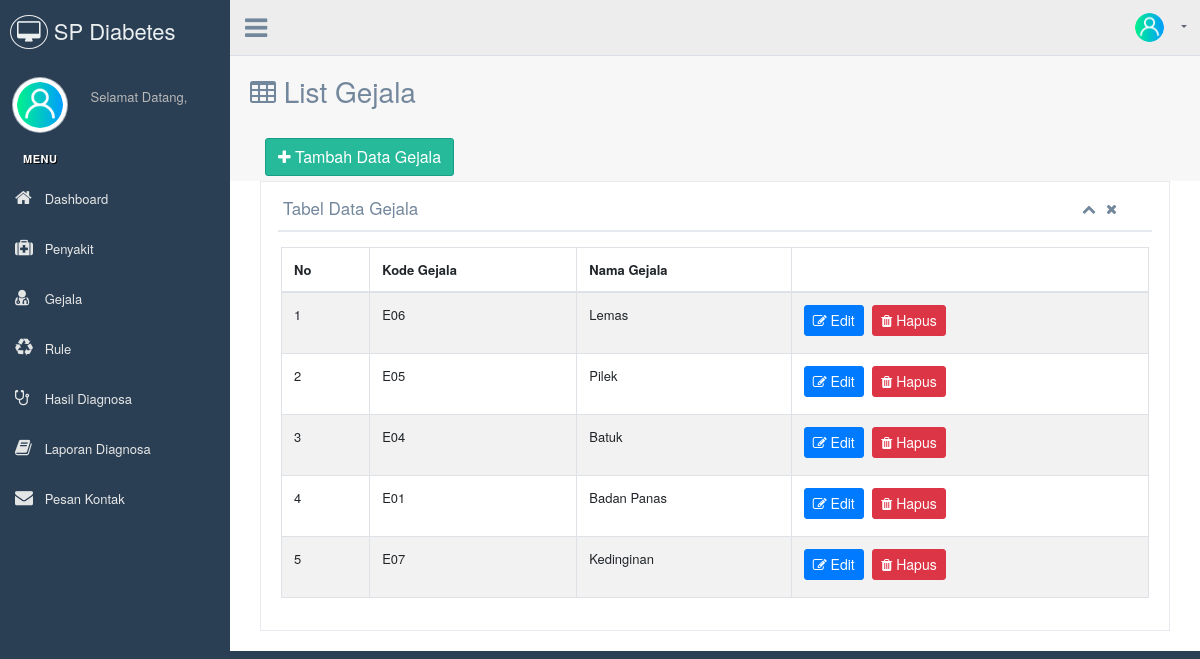
Page /index.php/admin/gejala on the earlier database version.
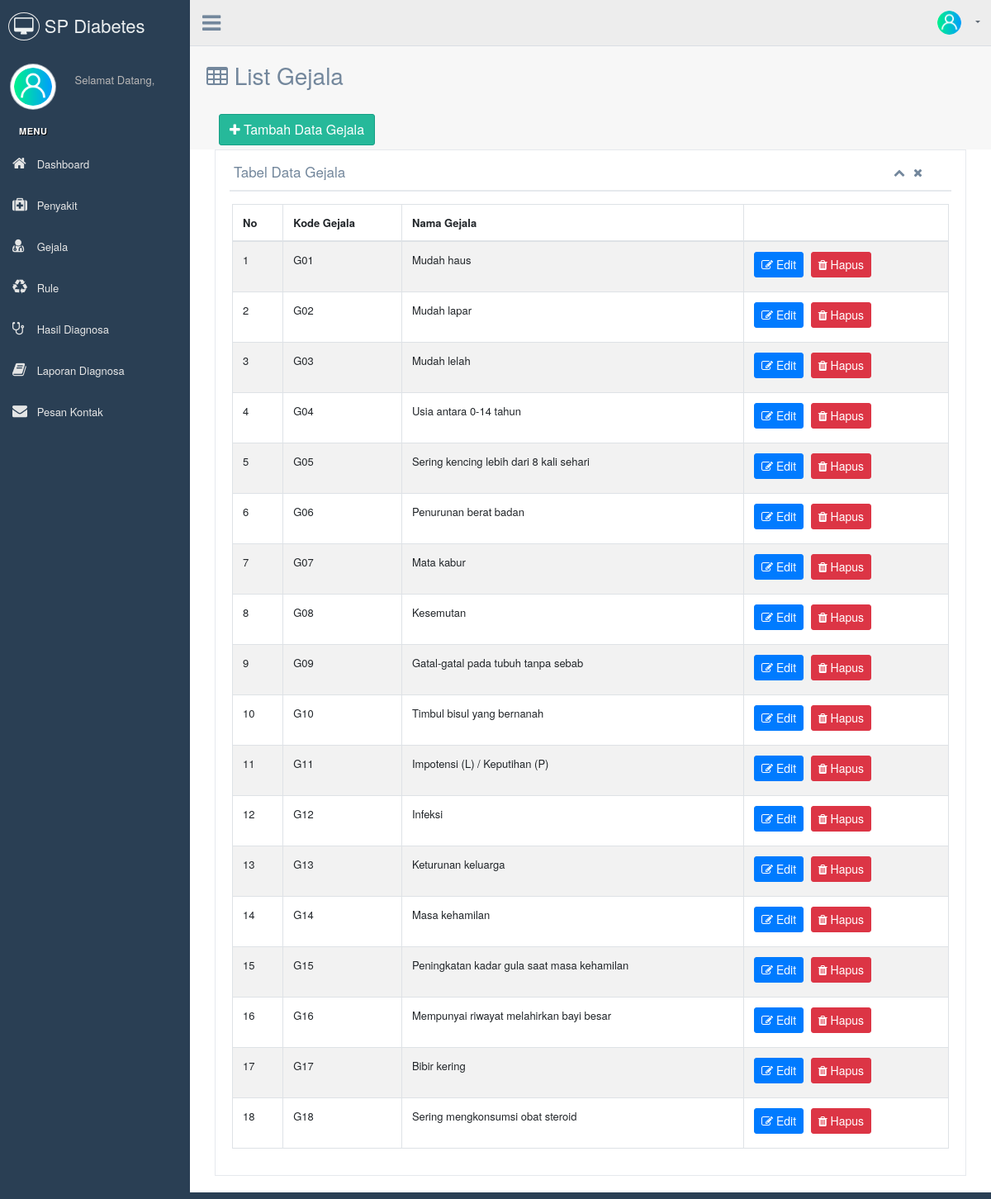
Same page on the later database version.
### tables this page shows
CREATE TABLE `gejala` (
  `kd_gejala` varchar(64) NOT NULL,
  `nm_gejala` varchar(64) NOT NULL
);

### application/controllers/admin.php (called while the page is built, shortened)
<?php
class admin extends CI_Controller
{
    public function __construct()
    {
        $this->load->library('form_validation');
        $this->load->model('m_admin');
    }
    public function gejala()
    {
        $var['title'] = 'Admin | Gejala';
        $var['gejala'] = $this->m_admin->get_gejala();
        $var['gejala2'] = $this->m_admin->get_gejala();
        $this->load->view('admin/gejala', $var);
    }
}

### index.php (called while the page is built, shortened)
<?php
require_once BASEPATH.'core/CodeIgniter.php';

### application/models/m_admin.php (called while the page is built, shortened)
<?php
class m_admin extends CI_Model
{
    private $tb_gejala = 'gejala';
    public function get_gejala()
    {
        return $this->db->get($this->tb_gejala)->result();
    }
}

### application/views/admin/gejala.php (the view, shortened to what this page needs)
<div class="right_col" role="main">
    <div class="page-title">
        <div class="title_left">
            <h3><i class="fa fa-table"></i> List Gejala</h3>
            <a href="#addgejala" data-toggle="modal" style="margin-left: 15px; margin-top: 20px;" class="btn btn-success"><i class="fa fa-plus"></i> Tambah Data Gejala</a>
        </div>
    </div>
    <div class="clearfix"></div>
    <div class="col-md-12 col-sm-12 ">
        <div class="x_panel">
            <div class="x_title">
                <h2>Tabel Data Gejala</h2>
                <ul class="nav navbar-right panel_toolbox">
                    <li><a class="collapse-link"><i class="fa fa-chevron-up"></i></a>
                    </li>
                    <li><a class="close-link"><i class="fa fa-close"></i></a>
                    </li>
                </ul>
                <div class="clearfix"></div>
            </div>
            <div class="x_content">
                <div class="row">
                    <div class="col-sm-12">
                        <div class="card-box table-responsive">
                            <table id="datatable" class="table table-striped table-bordered" style="width:100%">
                                <thead>
                                    <tr>
                                        <th>No</th>
                                        <th>Kode Gejala</th>
                                        <th>Nama Gejala</th>
                                        <th></th>
                                    </tr>
                                </thead>
                                <tbody>
                                    <?php $no = 1;
                                    foreach ($gejala as $g) :
                                    ?>
                                        <tr>
                                            <td><?= $no++ ?></td>
                                            <td><?= $g->kd_gejala ?></td>
                                            <td><?= $g->nm_gejala ?></td>
                                            <td>
                                                <a href="#editpenyakit<?= $g->kd_gejala ?>" data-toggle="modal" class="btn btn-primary btn-sm"><i class="fa fa-edit"></i> Edit</a>
                                                <a href="<?= base_url('admin/delete_gejala/' . $g->kd_gejala) ?>" onclick="return confirm('apakah anda yakin menghapus data?')" class="btn btn-danger btn-sm"><i class="fa fa-trash"></i> Hapus</a>
                                            </td>
                                        </tr>
                                    <?php endforeach; ?>
                                </tbody>
                            </table>
                        </div>
                    </div>
                </div>
            </div>
        </div>
    </div>
</div>

Differences in the rows shown:
removed gejala: kd_gejala "E06", nm_gejala "Lemas"
removed gejala: kd_gejala "E05", nm_gejala "Pilek"
removed gejala: kd_gejala "E04", nm_gejala "Batuk"
removed gejala: kd_gejala "E01", nm_gejala "Badan Panas"
removed gejala: kd_gejala "E07", nm_gejala "Kedinginan"
added gejala: kd_gejala "G01", nm_gejala "Mudah haus"
added gejala: kd_gejala "G02", nm_gejala "Mudah lapar"
added gejala: kd_gejala "G03", nm_gejala "Mudah lelah"
added gejala: kd_gejala "G04", nm_gejala "Usia antara 0-14 tahun"
added gejala: kd_gejala "G05", nm_gejala "Sering kencing lebih dari 8 kali sehari"
added gejala: kd_gejala "G06", nm_gejala "Penurunan berat badan"
added gejala: kd_gejala "G07", nm_gejala "Mata kabur"
added gejala: kd_gejala "G08", nm_gejala "Kesemutan"
added gejala: kd_gejala "G09", nm_gejala "Gatal-gatal pada tubuh tanpa sebab"
added gejala: kd_gejala "G10", nm_gejala "Timbul bisul yang bernanah"
added gejala: kd_gejala "G11", nm_gejala "Impotensi (L) / Keputihan (P)"
added gejala: kd_gejala "G12", nm_gejala "Infeksi"
added gejala: kd_gejala "G13", nm_gejala "Keturunan keluarga"
added gejala: kd_gejala "G14", nm_gejala "Masa kehamilan"
added gejala: kd_gejala "G15", nm_gejala "Peningkatan kadar gula saat masa kehamilan"
added gejala: kd_gejala "G16", nm_gejala "Mempunyai riwayat melahirkan bayi besar"
added gejala: kd_gejala "G17", nm_gejala "Bibir kering"
added gejala: kd_gejala "G18", nm_gejala "Sering mengkonsumsi obat steroid"
